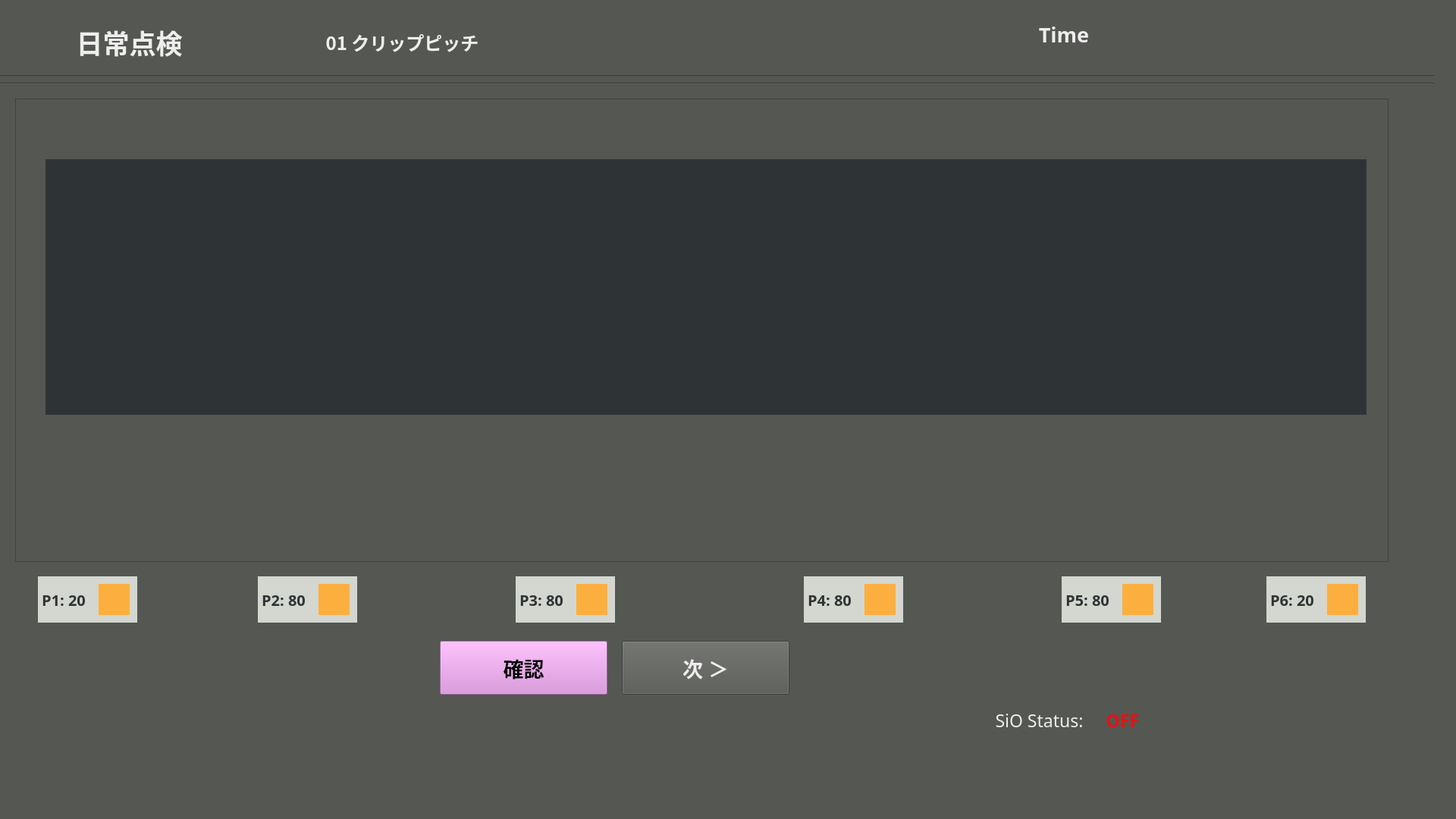
<?xml version="1.0" encoding="UTF-8"?>
<ui version="4.0">
 <class>dailytenken1_clippitch</class>
 <widget class="QMainWindow" name="dailytenken1_clippitch">
  <property name="enabled">
   <bool>true</bool>
  </property>
  <property name="geometry">
   <rect>
    <x>0</x>
    <y>0</y>
    <width>1920</width>
    <height>1080</height>
   </rect>
  </property>
  <property name="windowTitle">
   <string>MainWindow</string>
  </property>
  <property name="styleSheet">
   <string notr="true">background-color: rgb(85, 87, 83);</string>
  </property>
  <widget class="QWidget" name="dailytenken1_clippitch_widget">
   <property name="enabled">
    <bool>true</bool>
   </property>
   <widget class="Line" name="line_1">
    <property name="geometry">
     <rect>
      <x>-10</x>
      <y>90</y>
      <width>1901</width>
      <height>20</height>
     </rect>
    </property>
    <property name="orientation">
     <enum>Qt::Horizontal</enum>
    </property>
   </widget>
   <widget class="Line" name="line_2">
    <property name="geometry">
     <rect>
      <x>-10</x>
      <y>100</y>
      <width>1901</width>
      <height>20</height>
     </rect>
    </property>
    <property name="orientation">
     <enum>Qt::Horizontal</enum>
    </property>
   </widget>
   <widget class="QFrame" name="frame">
    <property name="geometry">
     <rect>
      <x>20</x>
      <y>130</y>
      <width>1811</width>
      <height>611</height>
     </rect>
    </property>
    <property name="frameShape">
     <enum>QFrame::StyledPanel</enum>
    </property>
    <property name="frameShadow">
     <enum>QFrame::Raised</enum>
    </property>
    <widget class="QPushButton" name="rekensaButton">
     <property name="geometry">
      <rect>
       <x>260</x>
       <y>315</y>
       <width>91</width>
       <height>71</height>
      </rect>
     </property>
     <property name="font">
      <font>
       <family>Ubuntu Mono</family>
       <pointsize>13</pointsize>
       <weight>75</weight>
       <italic>false</italic>
       <bold>true</bold>
       <stylestrategy>PreferAntialias</stylestrategy>
      </font>
     </property>
     <property name="autoFillBackground">
      <bool>false</bool>
     </property>
     <property name="styleSheet">
      <string notr="true">color: rgb(238, 238, 236);
background-color: rgb(117, 80, 123);</string>
     </property>
     <property name="text">
      <string>検査
やり直し</string>
     </property>
     <property name="checkable">
      <bool>false</bool>
     </property>
    </widget>
    <widget class="QPushButton" name="delwarpbutton">
     <property name="geometry">
      <rect>
       <x>770</x>
       <y>325</y>
       <width>181</width>
       <height>51</height>
      </rect>
     </property>
     <property name="font">
      <font>
       <family>Ubuntu Mono</family>
       <pointsize>11</pointsize>
       <weight>75</weight>
       <italic>false</italic>
       <bold>true</bold>
       <stylestrategy>PreferAntialias</stylestrategy>
      </font>
     </property>
     <property name="autoFillBackground">
      <bool>false</bool>
     </property>
     <property name="styleSheet">
      <string notr="true">background-color: rgb(164, 0, 0);</string>
     </property>
     <property name="text">
      <string>パースワープパラム削除 
Del Warp Parm</string>
     </property>
     <property name="checkable">
      <bool>false</bool>
     </property>
    </widget>
    <widget class="QPushButton" name="savewarpbutton">
     <property name="geometry">
      <rect>
       <x>580</x>
       <y>325</y>
       <width>181</width>
       <height>51</height>
      </rect>
     </property>
     <property name="font">
      <font>
       <family>Ubuntu Mono</family>
       <pointsize>11</pointsize>
       <weight>75</weight>
       <italic>false</italic>
       <bold>true</bold>
       <stylestrategy>PreferAntialias</stylestrategy>
      </font>
     </property>
     <property name="autoFillBackground">
      <bool>false</bool>
     </property>
     <property name="styleSheet">
      <string notr="true">color: rgb(238, 238, 236);</string>
     </property>
     <property name="text">
      <string>パースワープパラム保存 
Save Warp Parm</string>
     </property>
     <property name="checkable">
      <bool>false</bool>
     </property>
    </widget>
    <widget class="QLabel" name="rtwarpcolor">
     <property name="geometry">
      <rect>
       <x>440</x>
       <y>305</y>
       <width>121</width>
       <height>20</height>
      </rect>
     </property>
     <property name="font">
      <font>
       <family>Ubuntu Mono</family>
       <pointsize>15</pointsize>
       <weight>75</weight>
       <bold>true</bold>
      </font>
     </property>
     <property name="styleSheet">
      <string notr="true">background-color: rgb(255, 0, 0);</string>
     </property>
     <property name="text">
      <string/>
     </property>
     <property name="alignment">
      <set>Qt::AlignLeading|Qt::AlignLeft|Qt::AlignVCenter</set>
     </property>
    </widget>
    <widget class="QPushButton" name="rtwarpbutton">
     <property name="geometry">
      <rect>
       <x>440</x>
       <y>325</y>
       <width>121</width>
       <height>51</height>
      </rect>
     </property>
     <property name="font">
      <font>
       <family>Ubuntu Mono</family>
       <pointsize>11</pointsize>
       <weight>75</weight>
       <italic>false</italic>
       <bold>true</bold>
       <stylestrategy>PreferAntialias</stylestrategy>
      </font>
     </property>
     <property name="autoFillBackground">
      <bool>false</bool>
     </property>
     <property name="styleSheet">
      <string notr="true">color: rgb(238, 238, 236);</string>
     </property>
     <property name="text">
      <string>継続ワープ 
RT Pers.Warp</string>
     </property>
     <property name="checkable">
      <bool>false</bool>
     </property>
    </widget>
    <widget class="QPushButton" name="quitbutton">
     <property name="geometry">
      <rect>
       <x>1560</x>
       <y>345</y>
       <width>211</width>
       <height>41</height>
      </rect>
     </property>
     <property name="font">
      <font>
       <family>Ubuntu Mono</family>
       <pointsize>14</pointsize>
      </font>
     </property>
     <property name="styleSheet">
      <string notr="true">background-color: rgb(238, 238, 236);</string>
     </property>
     <property name="text">
      <string>Quit</string>
     </property>
    </widget>
    <widget class="QLabel" name="framePart">
     <property name="geometry">
      <rect>
       <x>40</x>
       <y>80</y>
       <width>1742</width>
       <height>337</height>
      </rect>
     </property>
     <property name="styleSheet">
      <string notr="true">background-color: rgb(46, 52, 54);</string>
     </property>
     <property name="text">
      <string/>
     </property>
     <property name="alignment">
      <set>Qt::AlignCenter</set>
     </property>
    </widget>
    <zorder>quitbutton</zorder>
    <zorder>rtwarpbutton</zorder>
    <zorder>delwarpbutton</zorder>
    <zorder>rtwarpcolor</zorder>
    <zorder>savewarpbutton</zorder>
    <zorder>rekensaButton</zorder>
    <zorder>framePart</zorder>
   </widget>
   <widget class="QLabel" name="partlabel_2">
    <property name="geometry">
     <rect>
      <x>10</x>
      <y>20</y>
      <width>321</width>
      <height>71</height>
     </rect>
    </property>
    <property name="font">
     <font>
      <family>Ubuntu Mono</family>
      <pointsize>26</pointsize>
      <weight>75</weight>
      <bold>true</bold>
     </font>
    </property>
    <property name="styleSheet">
     <string notr="true">color: rgb(238, 238, 236);</string>
    </property>
    <property name="text">
     <string>日常点検</string>
    </property>
    <property name="alignment">
     <set>Qt::AlignCenter</set>
    </property>
   </widget>
   <widget class="QPushButton" name="nextButton">
    <property name="geometry">
     <rect>
      <x>820</x>
      <y>845</y>
      <width>221</width>
      <height>71</height>
     </rect>
    </property>
    <property name="font">
     <font>
      <family>Ubuntu Mono</family>
      <pointsize>20</pointsize>
      <weight>75</weight>
      <italic>false</italic>
      <bold>true</bold>
      <stylestrategy>PreferAntialias</stylestrategy>
     </font>
    </property>
    <property name="autoFillBackground">
     <bool>false</bool>
    </property>
    <property name="styleSheet">
     <string notr="true">color: rgb(238, 238, 236);</string>
    </property>
    <property name="text">
     <string>次 ＞</string>
    </property>
    <property name="checkable">
     <bool>false</bool>
    </property>
   </widget>
   <widget class="QLabel" name="status_sio">
    <property name="geometry">
     <rect>
      <x>1450</x>
      <y>925</y>
      <width>61</width>
      <height>41</height>
     </rect>
    </property>
    <property name="font">
     <font>
      <family>Ubuntu Mono</family>
      <pointsize>17</pointsize>
      <weight>75</weight>
      <bold>true</bold>
      <underline>false</underline>
     </font>
    </property>
    <property name="styleSheet">
     <string notr="true">color: rgb(238, 15, 15);</string>
    </property>
    <property name="text">
     <string>OFF</string>
    </property>
    <property name="alignment">
     <set>Qt::AlignBottom|Qt::AlignHCenter</set>
    </property>
   </widget>
   <widget class="QLabel" name="label_5">
    <property name="geometry">
     <rect>
      <x>1300</x>
      <y>925</y>
      <width>141</width>
      <height>41</height>
     </rect>
    </property>
    <property name="font">
     <font>
      <family>Ubuntu Mono</family>
      <pointsize>17</pointsize>
      <weight>50</weight>
      <bold>false</bold>
      <underline>false</underline>
     </font>
    </property>
    <property name="styleSheet">
     <string notr="true">color: rgb(238, 238, 236);</string>
    </property>
    <property name="text">
     <string>SiO Status:</string>
    </property>
    <property name="alignment">
     <set>Qt::AlignBottom|Qt::AlignHCenter</set>
    </property>
   </widget>
   <widget class="QLabel" name="partlabel_3">
    <property name="geometry">
     <rect>
      <x>370</x>
      <y>20</y>
      <width>321</width>
      <height>71</height>
     </rect>
    </property>
    <property name="font">
     <font>
      <family>Ubuntu Mono</family>
      <pointsize>18</pointsize>
      <weight>75</weight>
      <bold>true</bold>
     </font>
    </property>
    <property name="styleSheet">
     <string notr="true">color: rgb(238, 238, 236);</string>
    </property>
    <property name="text">
     <string>01 クリップピッチ</string>
    </property>
    <property name="alignment">
     <set>Qt::AlignCenter</set>
    </property>
   </widget>
   <widget class="QLabel" name="P2color">
    <property name="geometry">
     <rect>
      <x>420</x>
      <y>770</y>
      <width>41</width>
      <height>41</height>
     </rect>
    </property>
    <property name="font">
     <font>
      <family>Ubuntu Mono</family>
      <pointsize>15</pointsize>
      <weight>75</weight>
      <bold>true</bold>
     </font>
    </property>
    <property name="styleSheet">
     <string notr="true">background-color: rgb(252, 175, 62);</string>
    </property>
    <property name="text">
     <string/>
    </property>
    <property name="alignment">
     <set>Qt::AlignLeading|Qt::AlignLeft|Qt::AlignVCenter</set>
    </property>
   </widget>
   <widget class="QLabel" name="P2label">
    <property name="geometry">
     <rect>
      <x>340</x>
      <y>760</y>
      <width>131</width>
      <height>61</height>
     </rect>
    </property>
    <property name="font">
     <font>
      <family>Ubuntu Mono</family>
      <pointsize>15</pointsize>
      <weight>75</weight>
      <bold>true</bold>
     </font>
    </property>
    <property name="styleSheet">
     <string notr="true">color: rgb(46, 52, 54);
background-color: rgb(211, 215, 207);</string>
    </property>
    <property name="text">
     <string> P2: 80</string>
    </property>
    <property name="alignment">
     <set>Qt::AlignLeading|Qt::AlignLeft|Qt::AlignVCenter</set>
    </property>
   </widget>
   <widget class="QLabel" name="P3label">
    <property name="geometry">
     <rect>
      <x>680</x>
      <y>760</y>
      <width>131</width>
      <height>61</height>
     </rect>
    </property>
    <property name="font">
     <font>
      <family>Ubuntu Mono</family>
      <pointsize>15</pointsize>
      <weight>75</weight>
      <bold>true</bold>
     </font>
    </property>
    <property name="styleSheet">
     <string notr="true">color: rgb(46, 52, 54);
background-color: rgb(211, 215, 207);</string>
    </property>
    <property name="text">
     <string> P3: 80</string>
    </property>
    <property name="alignment">
     <set>Qt::AlignLeading|Qt::AlignLeft|Qt::AlignVCenter</set>
    </property>
   </widget>
   <widget class="QLabel" name="P3color">
    <property name="geometry">
     <rect>
      <x>760</x>
      <y>770</y>
      <width>41</width>
      <height>41</height>
     </rect>
    </property>
    <property name="font">
     <font>
      <family>Ubuntu Mono</family>
      <pointsize>15</pointsize>
      <weight>75</weight>
      <bold>true</bold>
     </font>
    </property>
    <property name="styleSheet">
     <string notr="true">background-color: rgb(252, 175, 62);</string>
    </property>
    <property name="text">
     <string/>
    </property>
    <property name="alignment">
     <set>Qt::AlignLeading|Qt::AlignLeft|Qt::AlignVCenter</set>
    </property>
   </widget>
   <widget class="QLabel" name="P4label">
    <property name="geometry">
     <rect>
      <x>1060</x>
      <y>760</y>
      <width>131</width>
      <height>61</height>
     </rect>
    </property>
    <property name="font">
     <font>
      <family>Ubuntu Mono</family>
      <pointsize>15</pointsize>
      <weight>75</weight>
      <bold>true</bold>
     </font>
    </property>
    <property name="styleSheet">
     <string notr="true">color: rgb(46, 52, 54);
background-color: rgb(211, 215, 207);</string>
    </property>
    <property name="text">
     <string> P4: 80</string>
    </property>
    <property name="alignment">
     <set>Qt::AlignLeading|Qt::AlignLeft|Qt::AlignVCenter</set>
    </property>
   </widget>
   <widget class="QLabel" name="P4color">
    <property name="geometry">
     <rect>
      <x>1140</x>
      <y>770</y>
      <width>41</width>
      <height>41</height>
     </rect>
    </property>
    <property name="font">
     <font>
      <family>Ubuntu Mono</family>
      <pointsize>15</pointsize>
      <weight>75</weight>
      <bold>true</bold>
     </font>
    </property>
    <property name="styleSheet">
     <string notr="true">background-color: rgb(252, 175, 62);</string>
    </property>
    <property name="text">
     <string/>
    </property>
    <property name="alignment">
     <set>Qt::AlignLeading|Qt::AlignLeft|Qt::AlignVCenter</set>
    </property>
   </widget>
   <widget class="QLabel" name="P5label">
    <property name="geometry">
     <rect>
      <x>1400</x>
      <y>760</y>
      <width>131</width>
      <height>61</height>
     </rect>
    </property>
    <property name="font">
     <font>
      <family>Ubuntu Mono</family>
      <pointsize>15</pointsize>
      <weight>75</weight>
      <bold>true</bold>
     </font>
    </property>
    <property name="styleSheet">
     <string notr="true">color: rgb(46, 52, 54);
background-color: rgb(211, 215, 207);</string>
    </property>
    <property name="text">
     <string> P5: 80</string>
    </property>
    <property name="alignment">
     <set>Qt::AlignLeading|Qt::AlignLeft|Qt::AlignVCenter</set>
    </property>
   </widget>
   <widget class="QLabel" name="P5color">
    <property name="geometry">
     <rect>
      <x>1480</x>
      <y>770</y>
      <width>41</width>
      <height>41</height>
     </rect>
    </property>
    <property name="font">
     <font>
      <family>Ubuntu Mono</family>
      <pointsize>15</pointsize>
      <weight>75</weight>
      <bold>true</bold>
     </font>
    </property>
    <property name="styleSheet">
     <string notr="true">background-color: rgb(252, 175, 62);</string>
    </property>
    <property name="text">
     <string/>
    </property>
    <property name="alignment">
     <set>Qt::AlignLeading|Qt::AlignLeft|Qt::AlignVCenter</set>
    </property>
   </widget>
   <widget class="QLabel" name="P1label">
    <property name="geometry">
     <rect>
      <x>50</x>
      <y>760</y>
      <width>131</width>
      <height>61</height>
     </rect>
    </property>
    <property name="font">
     <font>
      <family>Ubuntu Mono</family>
      <pointsize>15</pointsize>
      <weight>75</weight>
      <bold>true</bold>
     </font>
    </property>
    <property name="styleSheet">
     <string notr="true">color: rgb(46, 52, 54);
background-color: rgb(211, 215, 207);</string>
    </property>
    <property name="text">
     <string> P1: 20</string>
    </property>
    <property name="alignment">
     <set>Qt::AlignLeading|Qt::AlignLeft|Qt::AlignVCenter</set>
    </property>
   </widget>
   <widget class="QLabel" name="P1color">
    <property name="geometry">
     <rect>
      <x>130</x>
      <y>770</y>
      <width>41</width>
      <height>41</height>
     </rect>
    </property>
    <property name="font">
     <font>
      <family>Ubuntu Mono</family>
      <pointsize>15</pointsize>
      <weight>75</weight>
      <bold>true</bold>
     </font>
    </property>
    <property name="styleSheet">
     <string notr="true">background-color: rgb(252, 175, 62);</string>
    </property>
    <property name="text">
     <string/>
    </property>
    <property name="alignment">
     <set>Qt::AlignLeading|Qt::AlignLeft|Qt::AlignVCenter</set>
    </property>
   </widget>
   <widget class="QLabel" name="P6label">
    <property name="geometry">
     <rect>
      <x>1670</x>
      <y>760</y>
      <width>131</width>
      <height>61</height>
     </rect>
    </property>
    <property name="font">
     <font>
      <family>Ubuntu Mono</family>
      <pointsize>15</pointsize>
      <weight>75</weight>
      <bold>true</bold>
     </font>
    </property>
    <property name="styleSheet">
     <string notr="true">color: rgb(46, 52, 54);
background-color: rgb(211, 215, 207);</string>
    </property>
    <property name="text">
     <string> P6: 20</string>
    </property>
    <property name="alignment">
     <set>Qt::AlignLeading|Qt::AlignLeft|Qt::AlignVCenter</set>
    </property>
   </widget>
   <widget class="QLabel" name="P6color">
    <property name="geometry">
     <rect>
      <x>1750</x>
      <y>770</y>
      <width>41</width>
      <height>41</height>
     </rect>
    </property>
    <property name="font">
     <font>
      <family>Ubuntu Mono</family>
      <pointsize>15</pointsize>
      <weight>75</weight>
      <bold>true</bold>
     </font>
    </property>
    <property name="styleSheet">
     <string notr="true">background-color: rgb(252, 175, 62);</string>
    </property>
    <property name="text">
     <string/>
    </property>
    <property name="alignment">
     <set>Qt::AlignLeading|Qt::AlignLeft|Qt::AlignVCenter</set>
    </property>
   </widget>
   <widget class="QPushButton" name="InspectButton">
    <property name="geometry">
     <rect>
      <x>580</x>
      <y>845</y>
      <width>221</width>
      <height>71</height>
     </rect>
    </property>
    <property name="font">
     <font>
      <family>Ubuntu Mono</family>
      <pointsize>20</pointsize>
      <weight>75</weight>
      <italic>false</italic>
      <bold>true</bold>
      <stylestrategy>PreferAntialias</stylestrategy>
     </font>
    </property>
    <property name="autoFillBackground">
     <bool>false</bool>
    </property>
    <property name="styleSheet">
     <string notr="true">background-color: rgb(220, 138, 221);</string>
    </property>
    <property name="text">
     <string>確認</string>
    </property>
    <property name="checkable">
     <bool>false</bool>
    </property>
   </widget>
   <widget class="QLabel" name="timeLabel">
    <property name="geometry">
     <rect>
      <x>1170</x>
      <y>20</y>
      <width>466</width>
      <height>51</height>
     </rect>
    </property>
    <property name="font">
     <font>
      <family>Ubuntu Mono</family>
      <pointsize>20</pointsize>
      <weight>75</weight>
      <bold>true</bold>
     </font>
    </property>
    <property name="styleSheet">
     <string notr="true">color: rgb(238, 238, 236);</string>
    </property>
    <property name="text">
     <string>Time</string>
    </property>
    <property name="alignment">
     <set>Qt::AlignCenter</set>
    </property>
   </widget>
   <zorder>line_1</zorder>
   <zorder>line_2</zorder>
   <zorder>frame</zorder>
   <zorder>partlabel_2</zorder>
   <zorder>nextButton</zorder>
   <zorder>status_sio</zorder>
   <zorder>label_5</zorder>
   <zorder>partlabel_3</zorder>
   <zorder>P2label</zorder>
   <zorder>P2color</zorder>
   <zorder>P3label</zorder>
   <zorder>P3color</zorder>
   <zorder>P4label</zorder>
   <zorder>P4color</zorder>
   <zorder>P5label</zorder>
   <zorder>P5color</zorder>
   <zorder>P1label</zorder>
   <zorder>P1color</zorder>
   <zorder>P6label</zorder>
   <zorder>P6color</zorder>
   <zorder>InspectButton</zorder>
   <zorder>timeLabel</zorder>
  </widget>
  <widget class="QMenuBar" name="menubar">
   <property name="geometry">
    <rect>
     <x>0</x>
     <y>0</y>
     <width>1920</width>
     <height>21</height>
    </rect>
   </property>
  </widget>
  <widget class="QStatusBar" name="statusbar"/>
 </widget>
 <resources/>
 <connections/>
</ui>
